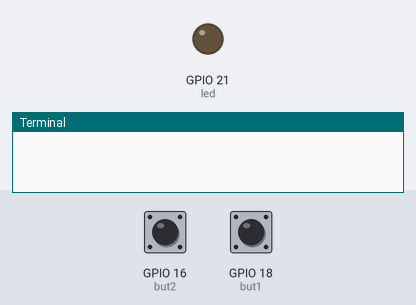
A program run on a simulated Raspberry Pi (BCM pin numbers). Shown: output pins drawn as LEDs (lit = HIGH), the last lines printed to the terminal. The inputs (shaded band) are chosen by the test bench; at power-on: GPIO 18 (but1) HIGH, GPIO 16 (but2) HIGH. At 7.0 s the program stops and its outputs stay as they are.

Above: at 1.2 s.
1.3 s: GPIO 18 (but1) pulled LOW for 0.15 s
At 1.8 s:
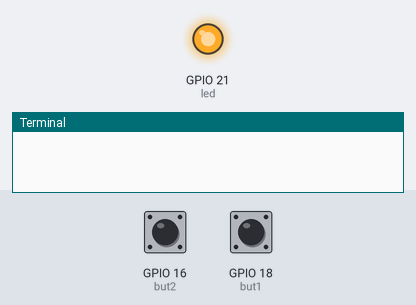
2.9 s: GPIO 16 (but2) pulled LOW for 0.15 s
At 4.1 s:
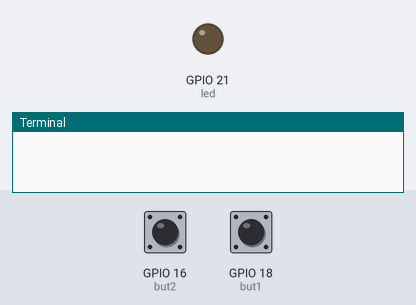
4.5 s: GPIO 18 (but1) pulled LOW for 1 s
At 5.4 s:
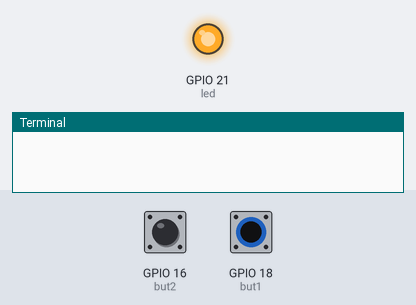
7.0 s: GPIO 16 (but2) driven LOW and GPIO 18 (but1) driven LOW
At 7.3 s:
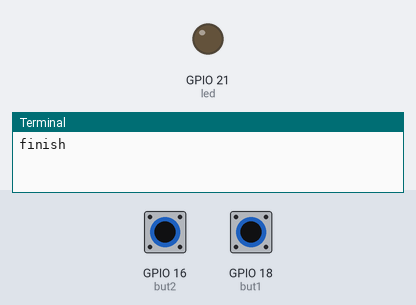
Timing chart, 0 to 8.5 s (numbered marks = the images above; inputs shaded):
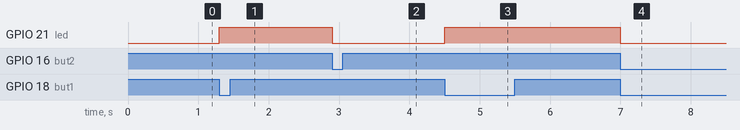

The program:

Button.py
```python
from time import sleep
import RPi.GPIO as gp

gp.setmode(gp.BCM)
but1 = 18
but2 = 16
gp.setup(but1,gp.IN,pull_up_down=gp.PUD_UP)
gp.setup(but2,gp.IN,pull_up_down=gp.PUD_UP)
led = 21
gp.setup(led,gp.OUT)
while (1):
	if gp.input(but1)==0 and gp.input(but2)==0:
		break
	elif gp.input(but1)==0:
		gp.output(led,True)
	elif gp.input(but2)==0:
		gp.output(led,False)
gp.cleanup()
print ("finish")
```

Measured:
- after the input at 1.3 s, GPIO 21 (led): LOW → HIGH at once
- after the input at 2.9 s, GPIO 21 (led): HIGH → LOW at once
- after the input at 4.5 s, GPIO 21 (led): LOW → HIGH at once
- after the input at 7.0 s, GPIO 21 (led): HIGH → LOW at once
